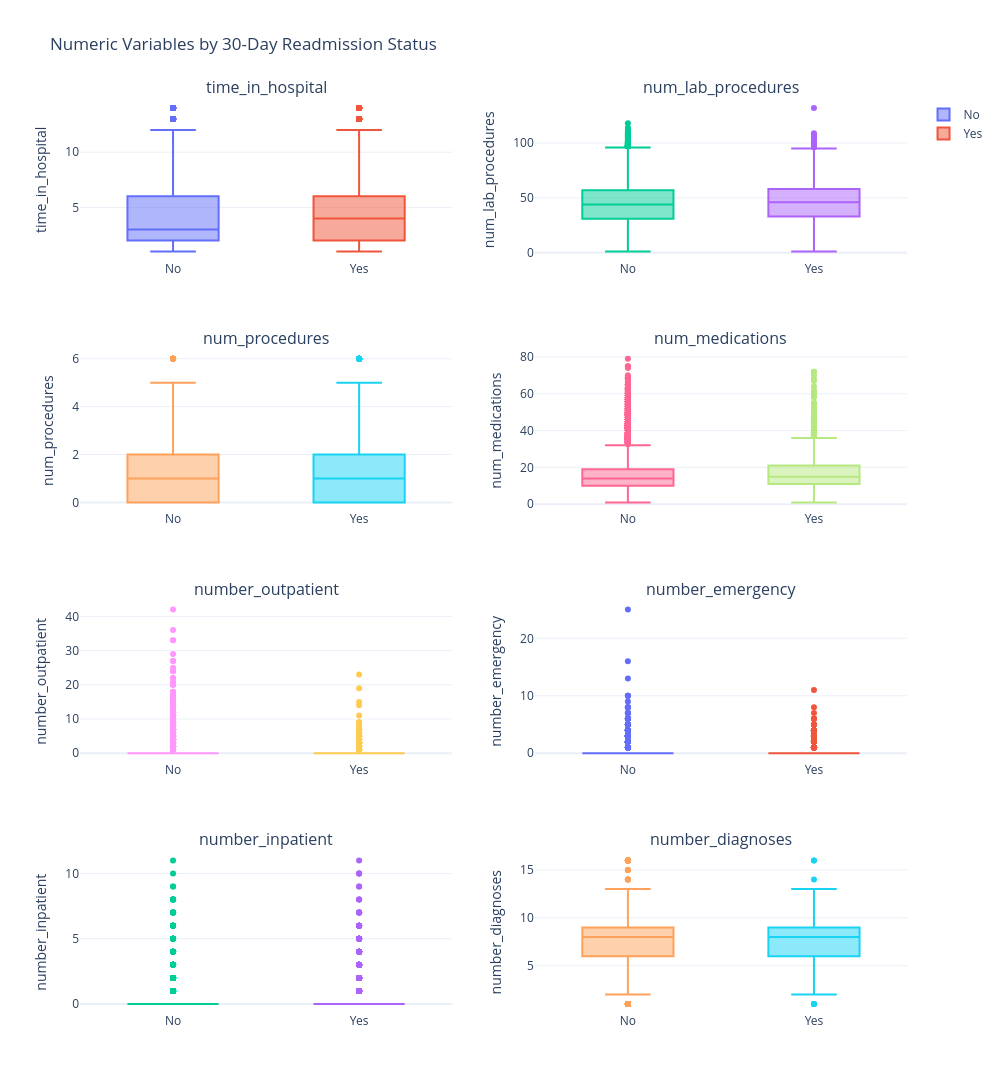

The notebook cell this image was saved under:
### Code cell
# Plot boxplot for numeric variables by 30-Day Readmission Status

fig = make_subplots(
    rows=4,
    cols=2,
    subplot_titles=num_col,
    vertical_spacing=0.10,
    horizontal_spacing=0.10
)

for i, col in enumerate(num_col):
    
    row = (i // 2) + 1
    col_num = (i % 2) + 1
    
    # No 30-day readmission
    fig.add_trace(
        go.Box(
            y=train.loc[train["readmit_30"] == 0, col],
            name="No",
            boxpoints="outliers",
            showlegend=(i == 0)
        ),
        row=row,
        col=col_num
    )
    
    # 30-day readmission
    fig.add_trace(
        go.Box(
            y=train.loc[train["readmit_30"] == 1, col],
            name="Yes",
            boxpoints="outliers",
            showlegend=(i == 0)
        ),
        row=row,
        col=col_num
    )

    fig.update_yaxes(
        title_text=col,
        row=row,
        col=col_num
    )

fig.update_layout(
    title="Numeric Variables by 30-Day Readmission Status",
    template="plotly_white",
    height=1200,
    width=1000
)

fig.show()

### Figure 1 — Plotly figure (JSON) as saved in the notebook; plotly's stock layout.template omitted (floating-point values rounded to 4 significant figures; data arrays with more than 128 entries replaced by an {"elided": "..."} marker saying what was removed)
{"data": [{"boxpoints": "outliers", "name": "No", "showlegend": true, "type": "box", "xaxis": "x", "y": {"elided": "44585 int values"}, "yaxis": "y"}, {"boxpoints": "outliers", "name": "Yes", "showlegend": true, "type": "box", "xaxis": "x", "y": {"elided": "4393 int values"}, "yaxis": "y"}, {"boxpoints": "outliers", "name": "No", "showlegend": false, "type": "box", "xaxis": "x2", "y": {"elided": "44585 int values"}, "yaxis": "y2"}, {"boxpoints": "outliers", "name": "Yes", "showlegend": false, "type": "box", "xaxis": "x2", "y": {"elided": "4393 int values"}, "yaxis": "y2"}, {"boxpoints": "outliers", "name": "No", "showlegend": false, "type": "box", "xaxis": "x3", "y": {"elided": "44585 int values"}, "yaxis": "y3"}, {"boxpoints": "outliers", "name": "Yes", "showlegend": false, "type": "box", "xaxis": "x3", "y": {"elided": "4393 int values"}, "yaxis": "y3"}, {"boxpoints": "outliers", "name": "No", "showlegend": false, "type": "box", "xaxis": "x4", "y": {"elided": "44585 int values"}, "yaxis": "y4"}, {"boxpoints": "outliers", "name": "Yes", "showlegend": false, "type": "box", "xaxis": "x4", "y": {"elided": "4393 int values"}, "yaxis": "y4"}, {"boxpoints": "outliers", "name": "No", "showlegend": false, "type": "box", "xaxis": "x5", "y": {"elided": "44585 int values"}, "yaxis": "y5"}, {"boxpoints": "outliers", "name": "Yes", "showlegend": false, "type": "box", "xaxis": "x5", "y": {"elided": "4393 int values"}, "yaxis": "y5"}, {"boxpoints": "outliers", "name": "No", "showlegend": false, "type": "box", "xaxis": "x6", "y": {"elided": "44585 int values"}, "yaxis": "y6"}, {"boxpoints": "outliers", "name": "Yes", "showlegend": false, "type": "box", "xaxis": "x6", "y": {"elided": "4393 int values"}, "yaxis": "y6"}, {"boxpoints": "outliers", "name": "No", "showlegend": false, "type": "box", "xaxis": "x7", "y": {"elided": "44585 int values"}, "yaxis": "y7"}, {"boxpoints": "outliers", "name": "Yes", "showlegend": false, "type": "box", "xaxis": "x7", "y": {"elided": "4393 int values"}, "yaxis": "y7"}, {"boxpoints": "outliers", "name": "No", "showlegend": false, "type": "box", "xaxis": "x8", "y": {"elided": "44585 int values"}, "yaxis": "y8"}, {"boxpoints": "outliers", "name": "Yes", "showlegend": false, "type": "box", "xaxis": "x8", "y": {"elided": "4393 int values"}, "yaxis": "y8"}], "layout": {"annotations": [{"font": {"size": 16}, "showarrow": false, "text": "time_in_hospital", "x": 0.225, "xanchor": "center", "xref": "paper", "y": 1, "yanchor": "bottom", "yref": "paper"}, {"font": {"size": 16}, "showarrow": false, "text": "num_lab_procedures", "x": 0.775, "xanchor": "center", "xref": "paper", "y": 1, "yanchor": "bottom", "yref": "paper"}, {"font": {"size": 16}, "showarrow": false, "text": "num_procedures", "x": 0.225, "xanchor": "center", "xref": "paper", "y": 0.725, "yanchor": "bottom", "yref": "paper"}, {"font": {"size": 16}, "showarrow": false, "text": "num_medications", "x": 0.775, "xanchor": "center", "xref": "paper", "y": 0.725, "yanchor": "bottom", "yref": "paper"}, {"font": {"size": 16}, "showarrow": false, "text": "number_outpatient", "x": 0.225, "xanchor": "center", "xref": "paper", "y": 0.45, "yanchor": "bottom", "yref": "paper"}, {"font": {"size": 16}, "showarrow": false, "text": "number_emergency", "x": 0.775, "xanchor": "center", "xref": "paper", "y": 0.45, "yanchor": "bottom", "yref": "paper"}, {"font": {"size": 16}, "showarrow": false, "text": "number_inpatient", "x": 0.225, "xanchor": "center", "xref": "paper", "y": 0.175, "yanchor": "bottom", "yref": "paper"}, {"font": {"size": 16}, "showarrow": false, "text": "number_diagnoses", "x": 0.775, "xanchor": "center", "xref": "paper", "y": 0.175, "yanchor": "bottom", "yref": "paper"}], "height": 1200, "title": {"text": "Numeric Variables by 30-Day Readmission Status"}, "width": 1000, "xaxis": {"anchor": "y", "domain": [0, 0.45]}, "xaxis2": {"anchor": "y2", "domain": [0.55, 1]}, "xaxis3": {"anchor": "y3", "domain": [0, 0.45]}, "xaxis4": {"anchor": "y4", "domain": [0.55, 1]}, "xaxis5": {"anchor": "y5", "domain": [0, 0.45]}, "xaxis6": {"anchor": "y6", "domain": [0.55, 1]}, "xaxis7": {"anchor": "y7", "domain": [0, 0.45]}, "xaxis8": {"anchor": "y8", "domain": [0.55, 1]}, "yaxis": {"anchor": "x", "domain": [0.825, 1], "title": {"text": "time_in_hospital"}}, "yaxis2": {"anchor": "x2", "domain": [0.825, 1], "title": {"text": "num_lab_procedures"}}, "yaxis3": {"anchor": "x3", "domain": [0.55, 0.725], "title": {"text": "num_procedures"}}, "yaxis4": {"anchor": "x4", "domain": [0.55, 0.725], "title": {"text": "num_medications"}}, "yaxis5": {"anchor": "x5", "domain": [0.275, 0.45], "title": {"text": "number_outpatient"}}, "yaxis6": {"anchor": "x6", "domain": [0.275, 0.45], "title": {"text": "number_emergency"}}, "yaxis7": {"anchor": "x7", "domain": [0, 0.175], "title": {"text": "number_inpatient"}}, "yaxis8": {"anchor": "x8", "domain": [0, 0.175], "title": {"text": "number_diagnoses"}}}}
